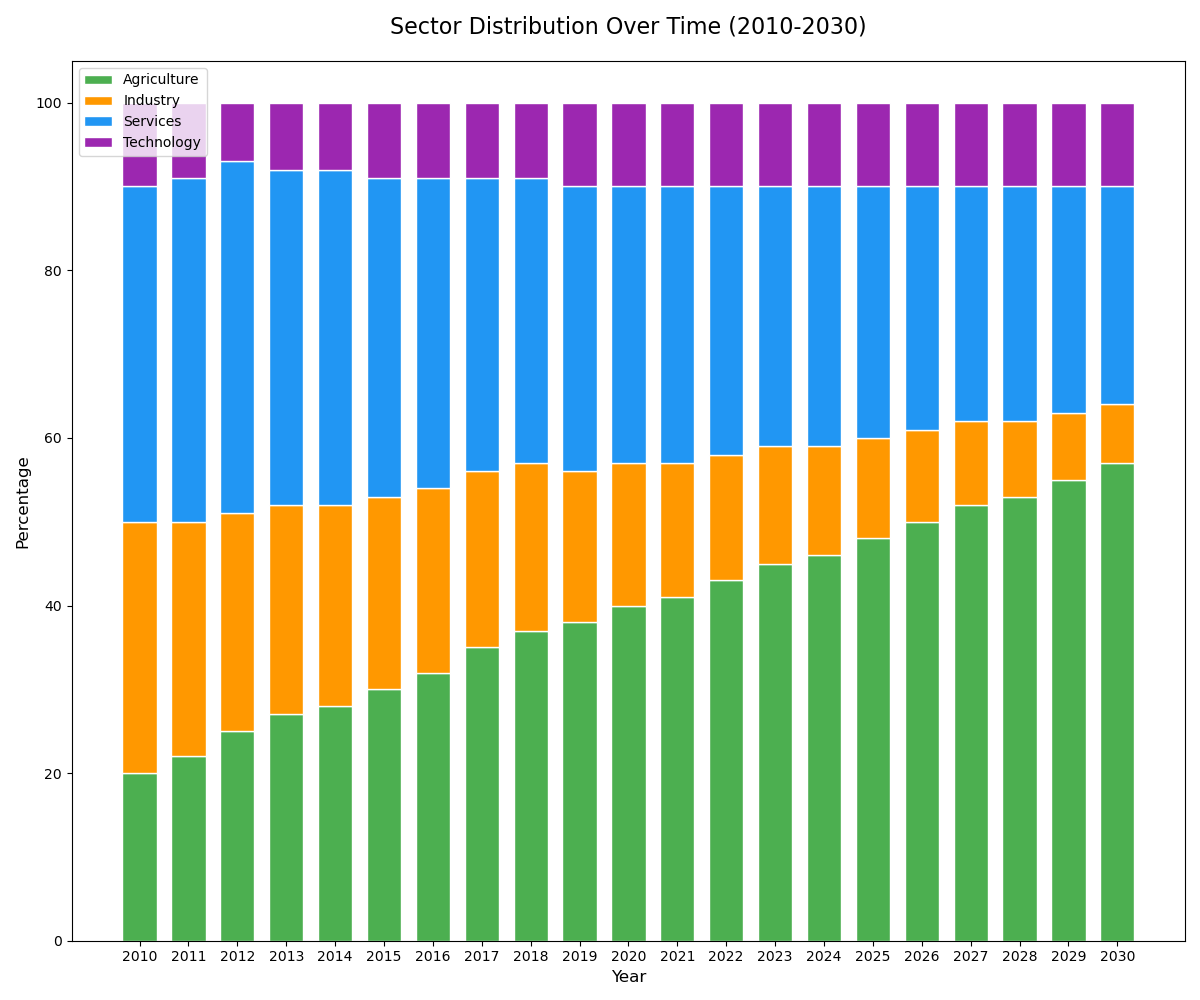

The script that drew this image:

import matplotlib.pyplot as plt
import numpy as np

categories = ['2010', '2011', '2012', '2013', '2014', '2015', '2016', '2017', '2018', '2019', '2020', '2021', '2022', '2023', '2024', '2025', '2026', '2027', '2028', '2029', '2030']
agriculture = np.array([20, 22, 25, 27, 28, 30, 32, 35, 37, 38, 40, 41, 43, 45, 46, 48, 50, 52, 53, 55, 57])
industry = np.array([30, 28, 26, 25, 24, 23, 22, 21, 20, 18, 17, 16, 15, 14, 13, 12, 11, 10, 9, 8, 7])
services = np.array([40, 41, 42, 40, 40, 38, 37, 35, 34, 34, 33, 33, 32, 31, 31, 30, 29, 28, 28, 27, 26])
technology = np.array([10, 9, 7, 8, 8, 9, 9, 9, 9, 10, 10, 10, 10, 10, 10, 10, 10, 10, 10, 10, 10])

bar_width = 0.7
fig, ax = plt.subplots(figsize=(12, 10))

ax.bar(categories, agriculture, color='#4CAF50', edgecolor='white', width=bar_width)
ax.bar(categories, industry, bottom=agriculture, color='#FF9800', edgecolor='white', width=bar_width)
ax.bar(categories, services, bottom=agriculture+industry, color='#2196F3', edgecolor='white', width=bar_width)
ax.bar(categories, technology, bottom=agriculture+industry+services, color='#9C27B0', edgecolor='white', width=bar_width)

ax.set_title('Sector Distribution Over Time (2010-2030)', fontsize=16, pad=20)
ax.set_ylabel('Percentage', fontsize=12)
ax.set_xlabel('Year', fontsize=12)

ax.legend(['Agriculture', 'Industry', 'Services', 'Technology'], loc='upper left')

plt.tight_layout()
plt.show()
